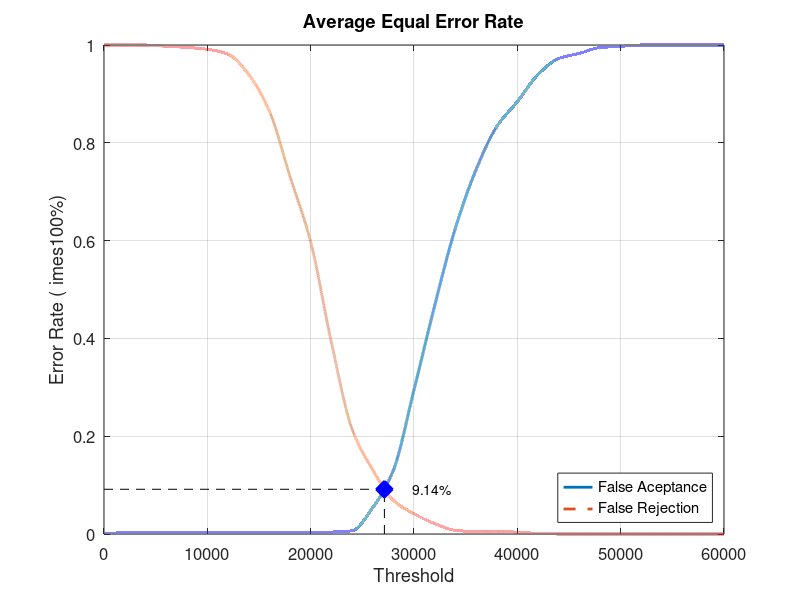
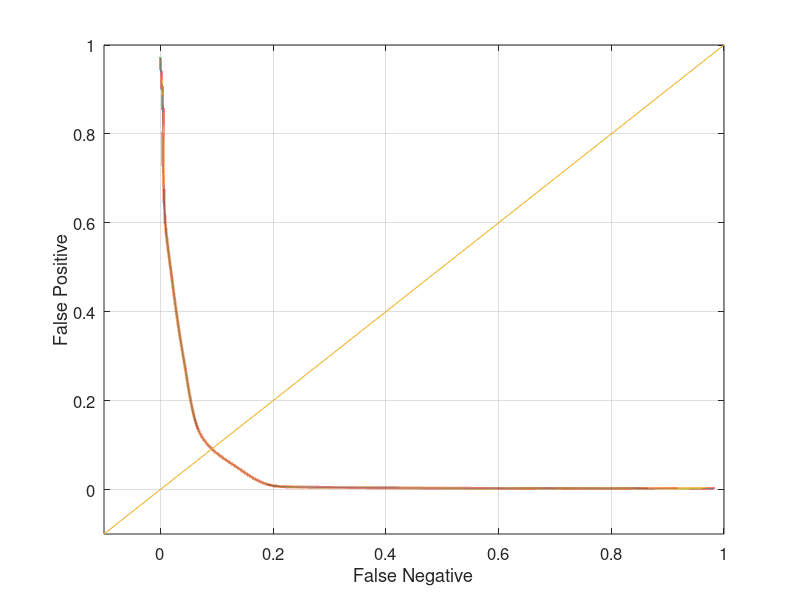

Here is the MATLAB script that generated these plots, in order:
close all;
clear;
clc;
x = 0:2000:60000;
xq = 0:0.5:60000;

y0 = [0 0.00263158 0.00263158 0.00263158 0.00263158 0.00263158 0.00263158 0.00263158 0.00263158 0.00263158 0.00263158 0.00394737 0.00657895 0.0539474 0.130263 0.294737 0.467105 0.625 0.744737 0.832895 0.884211 0.939474 0.972368 0.982895 0.994737 0.997368 1 1 1 1 1]
yy0 = interp1(x, y0, xq, 'pchip');
y1 = [1 1 1 0.9975 0.995 0.99125 0.98125 0.94 0.865 0.73125 0.5975 0.3925 0.215 0.13125 0.06875 0.04125 0.02125 0.0075 0.005 0.005 0.00375 0.00125 0 0 0 0 0 0 0 0 0]
yy1 = interp1(x, y1, xq, 'pchip');

% Calculating EER: 
y2 = abs(y0 - y1);
find(y2 == min(y2))
yy2 = abs(yy0 - yy1);
xEER = find(yy2 == min(yy2));
xEERIndex = xq(xEER) % X-axis EER
yEER = yy0(xEER) % Y-axis EER

main = figure
plot(xq, yy0,'-','LineWidth', 2);	hold on
plot(xq, yy1,'--','LineWidth', 2);	hold on
plot([xEERIndex xEERIndex], [0 yEER], 'k--');	hold on
plot([0 xEERIndex], [yEER yEER], 'k--');	hold on
plot(xEERIndex, yEER, 'bx', 'LineWidth', 10);	hold on
text(xEERIndex + 10 * xEERIndex / 100, yEER, [num2str(round((10000 * yEER)) / 100) '%'])
legend('False Aceptance', 'False Rejection', 'Location', 'SouthEast')
xlabel('Threshold')
ylabel('Error Rate (	imes100%)')
title('Average Equal Error Rate')
set(gca, 'FontSize', 12)
axis([0 60000 0 1])
grid on

print(main, 'Experiment5AverageMain', '-dpng');
FNRxFPR = figure('Color', [1 1 1]);
plot(yy1, yy0, '-', yy1, yy0, 'LineWidth', 2);
hold on
y = -0.1:0.1:1
plot(y, y); 
set(gca, 'FontSize', 12)
xlabel('False Negative')
ylabel('False Positive')
axis([-0.1 1 -0.1 1])
set(gca, 'FontSize', 12)
grid on

print(FNRxFPR, 'Experiment5AverageFNRxFPR','-dpng');
